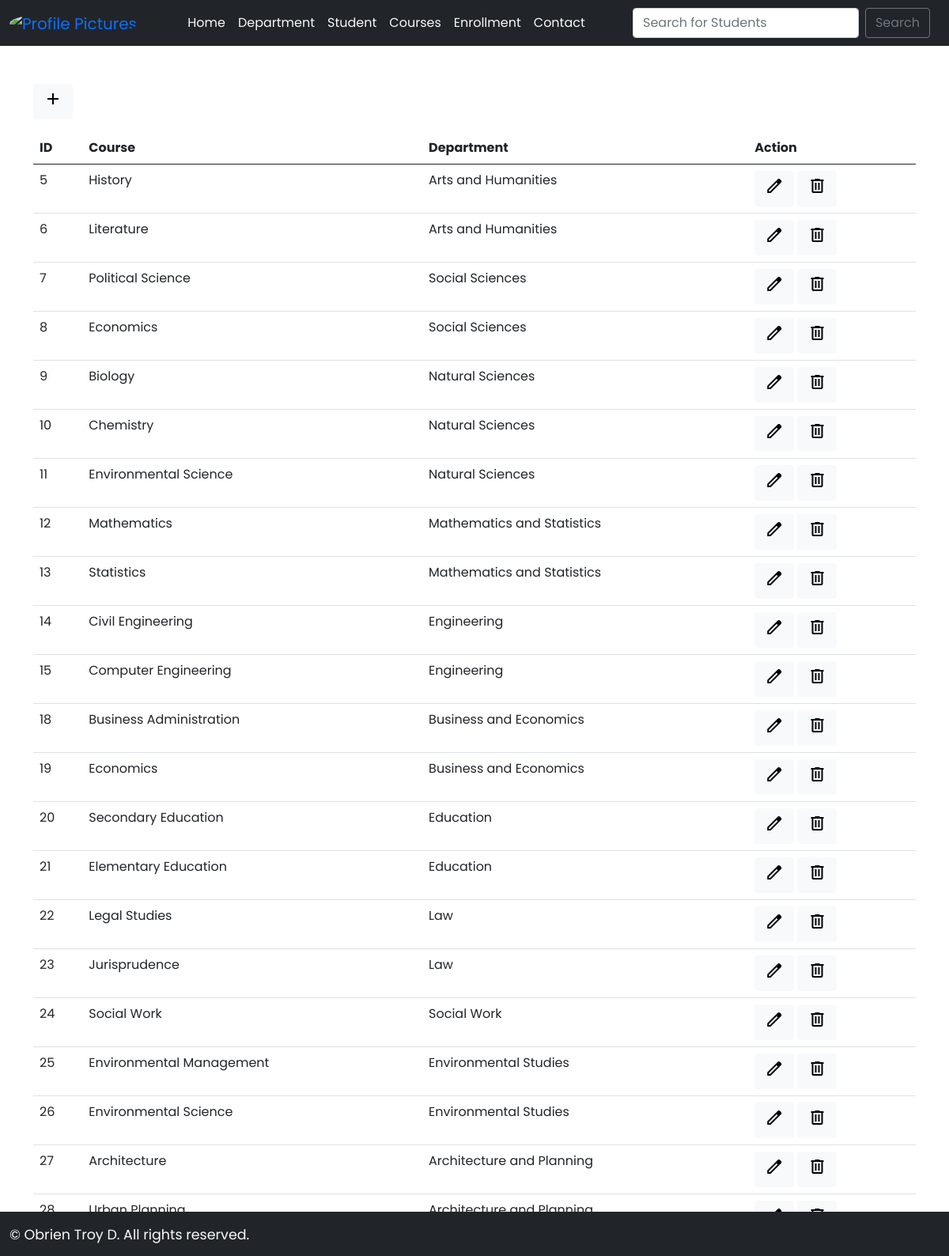
The page /course on the database its author committed.
### myapp/models.py (models this page shows, shortened)
class Course(models.Model):
    name = models.CharField(max_length=100)
    department = models.ForeignKey(Department, on_delete=models.CASCADE)

class Department(models.Model):
    name = models.CharField(max_length=50, null=True)
    def __str__(self):
        return self.name

### myapp/views.py (the view)
# urls.py: path('course', views.course, name='course'),
def course(request):
  course_list = Course.objects.all()
  context = {'course_list': course_list}
  return render(request, 'course.html', context)

### myapp/templates/course.html (shortened to what this page needs)
{% extends "base.html" %} {% load static %} {% block body %}
<div class="container mt-4">
  <div class="row justify-content-center">
    <div class="col-md-16">
      <a href="{% url 'add-course' %}"
        ><button type="button" class="btn btn-light mb-3"><span class="material-symbols-outlined">
          </span></button></a
      >
      <table class="table table-hover">
        <thead>
          <tr>
            <th scope="col">ID</th>
            <th scope="col">Course</th>
            <th scope="col">Department</th>
            <th scope="col">Action</th>
          </tr>
        </thead>
        <tbody>
          {% for course in course_list %}
          <tr>
            <td>{{ course.id }}</td>
            <td>{{ course.name }}</td>
            <td>{{ course.department }}</td>
            <td>
              <a href="{% url 'edit-course' course.id %}"
                ><button type="button" class="btn btn-light"><span class="material-symbols-outlined">
                  </span></button></a
              >
              <a href="{% url 'delete-course' course.id %}"
                ><button type="button" class="btn btn-light"><span class="material-symbols-outlined">
                  </span></button></a
              >
            </td>
          </tr>
          {% endfor %}
        </tbody>
      </table>
    </div>
  </div>
</div>
{% endblock %}

### myapp/templates/base.html (style rules this page uses)
* { font-family: 'Poppins', sans-serif; }

### rows shown on the page
Course: id "5", name "History", department "Arts and Humanities"
Course: id "6", name "Literature", department "Arts and Humanities"
Course: id "7", name "Political Science", department "Social Sciences"
Course: id "8", name "Economics", department "Social Sciences"
Course: id "9", name "Biology", department "Natural Sciences"
Course: id "10", name "Chemistry", department "Natural Sciences"
Course: id "11", name "Environmental Science", department "Natural Sciences"
Course: id "12", name "Mathematics", department "Mathematics and Statistics"
Course: id "13", name "Statistics", department "Mathematics and Statistics"
Course: id "14", name "Civil Engineering", department "Engineering"
Course: id "15", name "Computer Engineering", department "Engineering"
Course: id "18", name "Business Administration", department "Business and Economics"
Course: id "19", name "Economics", department "Business and Economics"
Course: id "20", name "Secondary Education", department "Education"
Course: id "21", name "Elementary Education", department "Education"
Course: id "22", name "Legal Studies", department "Law"
Course: id "23", name "Jurisprudence", department "Law"
Course: id "24", name "Social Work", department "Social Work"
Course: id "25", name "Environmental Management", department "Environmental Studies"
Course: id "26", name "Environmental Science", department "Environmental Studies"
Course: id "27", name "Architecture", department "Architecture and Planning"
Course: id "28", name "Urban Planning", department "Architecture and Planning"
